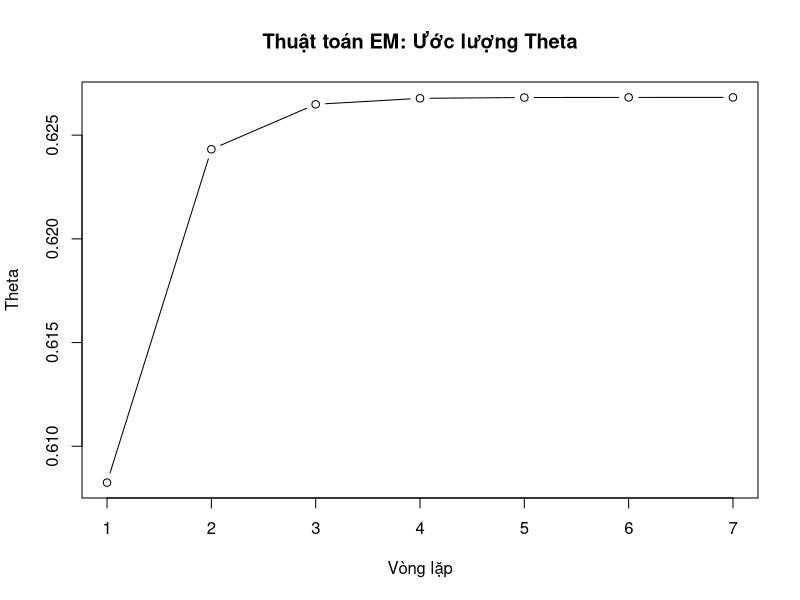
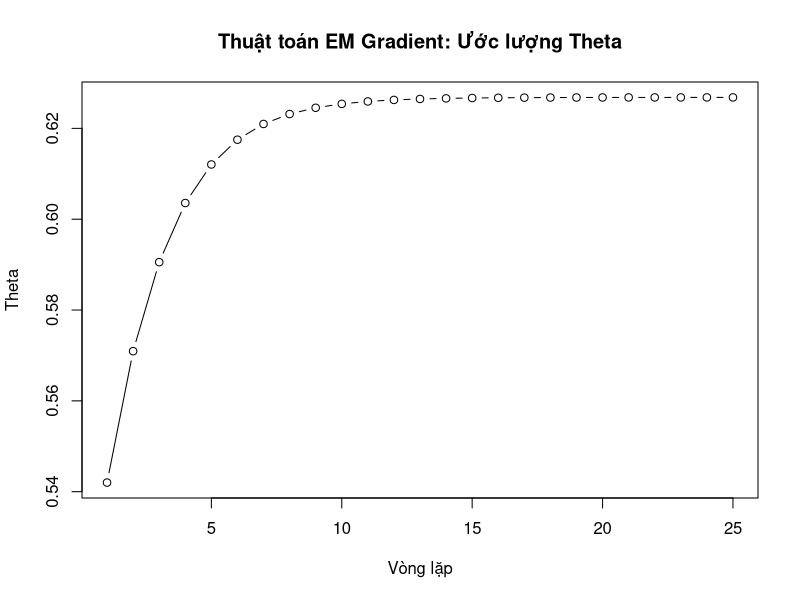
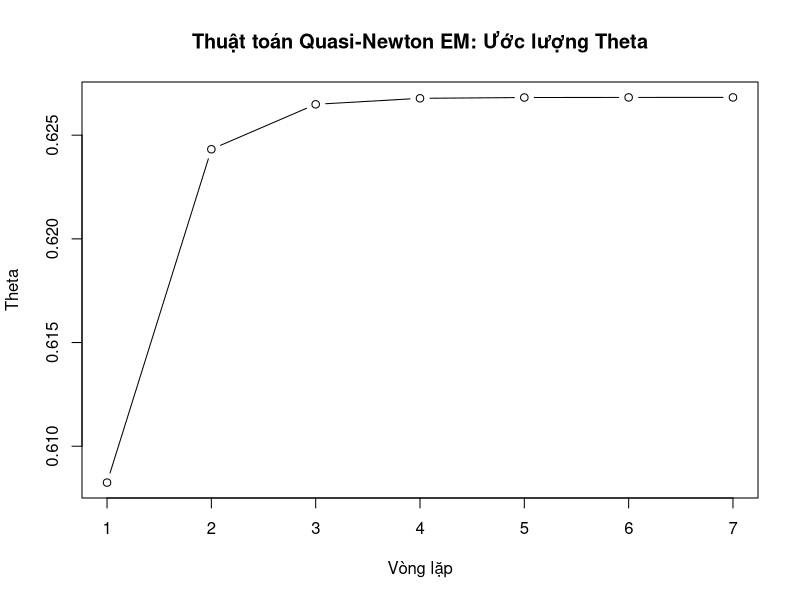

Recreate these plots in R, in order.
## ---- chunk 1
knitr::opts_chunk$set(echo = TRUE)
## ---- chunk 2
# Load thư viện cần thiết
library(stats)

# Dữ liệu quan sát được
x <- c(125, 18, 20, 34)

# Giá trị ban đầu cho theta
theta <- 0.5

# (a) Áp dụng thuật toán EM để ước lượng θ dựa trên y.
em_algorithm <- function(x, theta, tol = 1e-6, max_iter = 1000) {
  theta_history <- numeric(max_iter)

  for (i in 1:max_iter) {
    # Bước E: Tính các giá trị kỳ vọng
    y2 <- x[1] * (theta / (2 + theta))
    y1 <- x[1] - y2

    # Bước M: Cập nhật theta
    theta_new <- (y2 + x[4]) / (y2 + x[2] + x[3] + x[4])

    # Lưu giá trị theta để vẽ đồ thị
    theta_history[i] <- theta_new

    # Kiểm tra sự hội tụ
    if (abs(theta_new - theta) < tol) {
      theta_history <- theta_history[1:i]
      break
    }
    theta <- theta_new
  }

  # Vẽ đồ thị theta qua các vòng lặp
  plot(1:length(theta_history), theta_history, type = "b",
       xlab = "Vòng lặp", ylab = "Theta",
       main = "Thuật toán EM: Ước lượng Theta")

  return(theta)
}

# (b) Thi hành thuật toán ở câu (a), để tìm ước lượng θ.
theta_est <- em_algorithm(x, theta)
cat("Ước lượng Theta từ thuật toán EM:", theta_est, "\n")

# Gradient của hàm log-likelihood
gradient <- function(theta, x) {
  (x[1] / (2 + theta)) - ((x[2] + x[3]) / (1 - theta)) + (x[4] / theta)
}

# (c) Thi hành phương pháp EM Gradient để tìm ước lượng θ dựa trên y.
em_gradient <- function(x, theta, alpha = 0.001, tol = 1e-6, max_iter = 1000) {
  theta_history <- numeric(max_iter)

  for (i in 1:max_iter) {
    # Tính gradient
    grad <- gradient(theta, x)

    # Cập nhật theta
    theta_new <- theta + alpha * grad

    # Đảm bảo theta nằm trong khoảng (0, 1)
    theta_new <- max(min(theta_new, 0.999), 0.001)

    # Lưu giá trị theta để vẽ đồ thị
    theta_history[i] <- theta_new

    # Kiểm tra sự hội tụ
    if (abs(theta_new - theta) < tol) {
      theta_history <- theta_history[1:i]
      break
    }
    theta <- theta_new
  }

  # Vẽ đồ thị theta qua các vòng lặp
  plot(1:length(theta_history), theta_history, type = "b",
       xlab = "Vòng lặp", ylab = "Theta",
       main = "Thuật toán EM Gradient: Ước lượng Theta")

  return(theta)
}

# Chạy thuật toán EM Gradient
theta_grad_est <- em_gradient(x, theta)
cat("Ước lượng Theta từ thuật toán EM Gradient:", theta_grad_est, "\n")

# (d) Thi hành phương pháp quasi-Newton EM tìm ước lượng θ dựa trên y.
quasi_newton_em <- function(x, theta, tol = 1e-6, max_iter = 1000) {
  theta_history <- numeric(max_iter)

  for (i in 1:max_iter) {
    # Bước E: Tính các giá trị kỳ vọng
    y2 <- x[1] * (theta / (2 + theta))
    y1 <- x[1] - y2

    # Bước M: Cập nhật theta sử dụng phương pháp quasi-Newton với ràng buộc
    opt <- optim(theta, function(theta) {
      # Đảm bảo theta nằm trong khoảng (0, 1)
      if (theta <= 0 || theta >= 1) {
        return(Inf)  # Trả về giá trị lớn để tránh theta không hợp lệ
      }
      -(y2 + x[4]) * log(theta) - (x[2] + x[3]) * log(1 - theta)
    }, method = "L-BFGS-B", lower = 0.001, upper = 0.999)

    theta_new <- opt$par

    # Lưu giá trị theta để vẽ đồ thị
    theta_history[i] <- theta_new

    # Kiểm tra sự hội tụ
    if (abs(theta_new - theta) < tol) {
      theta_history <- theta_history[1:i]
      break
    }
    theta <- theta_new
  }

  # Vẽ đồ thị theta qua các vòng lặp
  plot(1:length(theta_history), theta_history, type = "b",
       xlab = "Vòng lặp", ylab = "Theta",
       main = "Thuật toán Quasi-Newton EM: Ước lượng Theta")

  return(theta)
}

# Chạy thuật toán Quasi-Newton EM
theta_qn_est <- quasi_newton_em(x, theta)
cat("Ước lượng Theta từ thuật toán Quasi-Newton EM:", theta_qn_est, "\n")

